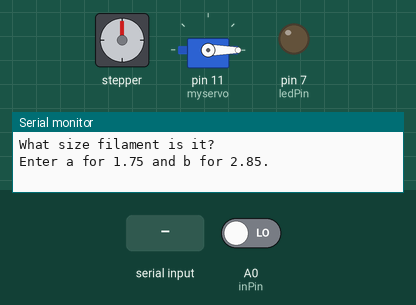
This sketch was run on a simulated Arduino Uno, built with avr-gcc and run on an emulated ATmega328P. On the bench: stepper motor, servo, output pins drawn as LEDs (lit = HIGH), the last lines printed to the serial monitor. Wiring (inferred from the names in the program): stepper motor driver (200 steps per turn assumed): step pin 9; direction pin 8. Inputs (shaded band) come from the test bench; at power-on: A0 (inPin) LOW. Pins used as bus, display or sensor lines are not drawn.

Above: at 0.8 s.
0.9 s: "a" received over Serial
At 1.7 s:
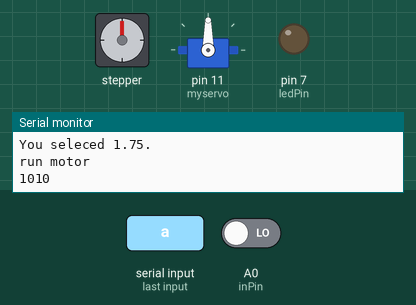
At 3.2 s:
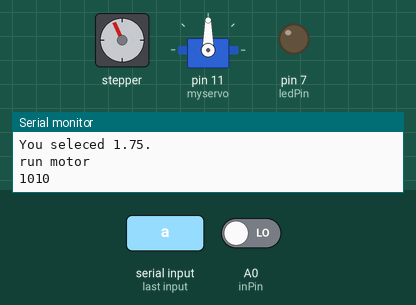
6.5 s: A0 (inPin) driven HIGH
At 9.6 s:
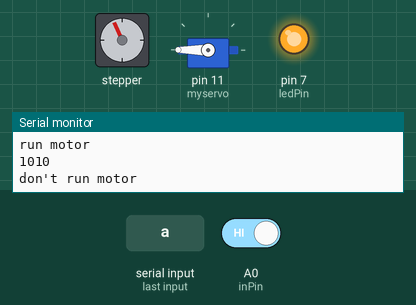
Timing chart, 0 to 15.5 s (numbered marks = the images above; inputs shaded):
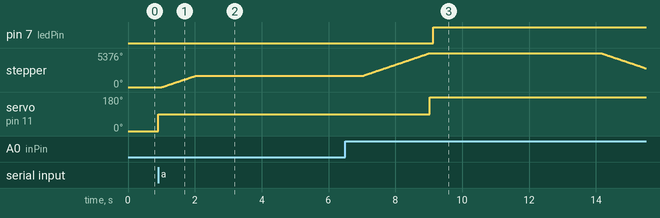

The sketch:

sensor_and_LED.ino
```cpp
// THIS program should read high or low from sensor, turn on or off led. Based on led the motor runs or not.
// WITH ODD NUMBER OF BUTTON PUSHES THE MOTOR SHOULD BE ON AND WITH EVEN NUMBER OF BUTTON PUSHES THE MOTOR SHOULD BE OFF

// defines pins numbers
//TEST MARCO
int runtime = 1; // time to run motor in seconds


const int stepPin = 9;
const int dirPin = 8;
int ledPin = 7;  // LED connected to digital pin 13
int inPin = A0;    // sensor connected to digital pin 7 (A0) (high or low sensor)
int val = 0;      // variable to store the read value
bool runflag = true;
bool sensor1dummy = false;
bool motor1dummy = true;

#include <Servo.h> // servo position
Servo myservo;
int pos = 0;
//int picpos = 26;  // variable to store the servo position

void setup() {
  // Sets the two pins as Outputs
  Serial.begin(9600);
  pinMode(stepPin, OUTPUT);
  pinMode(dirPin, OUTPUT);

  pinMode(ledPin, OUTPUT);  // sets the digital pin 13 as output
  pinMode(inPin, INPUT);    // sets the digital pin A0 as input

  myservo.attach(11);
  myservo.write(0);
  delay(15);
  askquestion();


}

void loop() {

  val = digitalRead(inPin);   // read the input pin
  //digitalWrite(ledPin, val);  // sets the LED to the button's value

  //turns motor on

  if (val == HIGH) {
    digitalWrite(ledPin, HIGH);
    delay(10);
    digitalWrite(dirPin, LOW);
    digitalWrite(stepPin, LOW);
       Serial.println("don't run motor");
    runflag = true;
  }

  else {
sensor1dummy = true;
  }
    while (sensor1dummy == true){
    digitalWrite(ledPin, LOW);
    delay(10);

    digitalWrite(dirPin, HIGH);
    // Enables the motor to move in a particular direction
    // Makes 200 pulses for making one full cycle rotation
     Serial.println("run motor");
    if (runflag) {
      runflag = false;
      unsigned long tstart = millis();
      Serial.println(tstart);
      while ((millis() - tstart) < (runtime * 1000)) {
        digitalWrite(stepPin, HIGH);
        delayMicroseconds(500);
        digitalWrite(stepPin, LOW);
        delayMicroseconds(500);
        sensor1dummy = false;
        motor1dummy = false;
      }
    }
    }
if (motor1dummy == false) {


    delay(5000);

    for (int i = 0; i < 2000; i++) {
      digitalWrite(stepPin, HIGH);
        delayMicroseconds(500);
        digitalWrite(stepPin, LOW);
        delayMicroseconds(500);

    }
      myservo.write(180);              // tell servo to go to position in variable 'pos'
    delay(100);

}
}


void askquestion() {
  Serial.println("What size filament is it?");
  Serial.println("Enter a for 1.75 and b for 2.85.");
  while (Serial.available() == 0) { //has the code wait for input
  }

  char ans = Serial.read();

  if (ans == 'a') {                 //if user enters a it will run 1.75 filament code
    Serial.println("You seleced 1.75.");
    myservo.write(90);              // tell servo to go to position in variable 'pos'
    delay(100);                       // waits 15ms for the servo to reach the position


  } else if (ans == 'b') {
    Serial.println("You selected 2.85.");
    // set servo to whatever
    myservo.write(180);              // tell servo to go to position in variable 'pos'
    delay(100);                       // waits 15ms for the servo to reach the position


  } else {
    Serial.println("Didn't understand.");
    Serial.println();
    delay(10);
    purgeinput();
    askquestion();
  }

}

void purgeinput() {
  while (Serial.read() > -1) {
  }
}
```

Measured:
- after the input at 0.9 s, stepper: turns 1776° clockwise in 1.0 s, starting after 0.11 s; servo on pin 11 (myservo): 0° → 90° at once
- after the input at 6.5 s, pin 7 (ledPin): LOW → HIGH after 2.6 s
